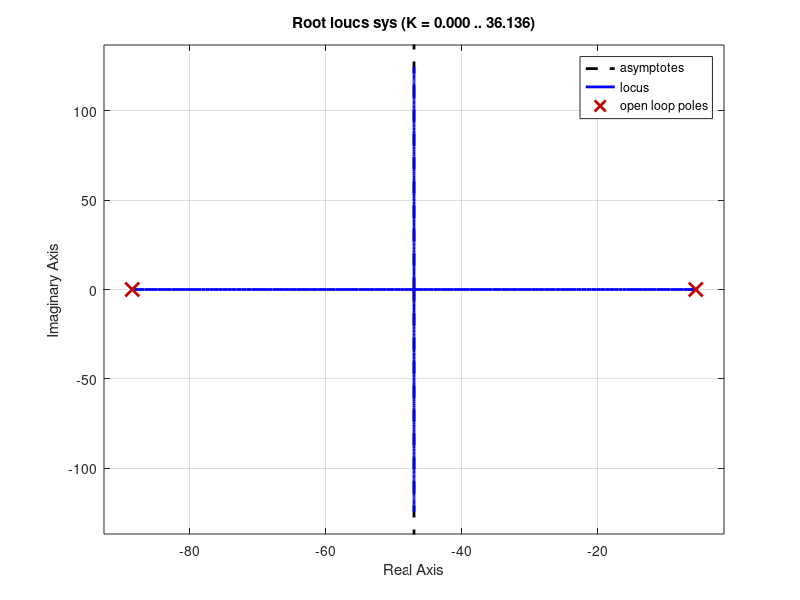
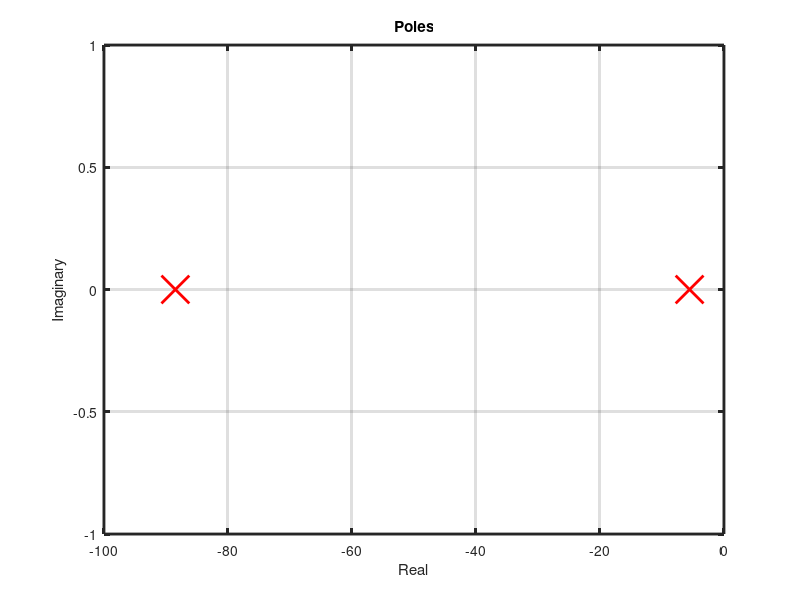

These charts were generated, in order, by the following MATLAB code:
Ra = 11.4;
La = 0.1214;
Jm = 0.02215;
Bm = 0.002953;
Kt = 1.28;
Ke = 0.0045;

% Define the transfer function
sys = tf(Kt / (La * Jm), [1, (Ra * Jm + Bm * La) / (La * Jm), (Kt * Ke + Ra * Bm + Kt) / (La * Jm)]);

% Plot the root locus with increased line width
figure;
rlocus(sys);
h = findall(gca, 'type', 'line');
set(h, 'linewidth', 2);

% Compute and plot the poles
ch_eq_coefs = [1, (Ra * Jm + Bm * La) / (La * Jm), (Kt * Ke + Ra * Bm + Kt) / (La * Jm)];
poles = roots(ch_eq_coefs);
T = 1 / max(abs(poles));
ts_2 = 4 * T;
ts_5 = 3 * T;

figure;
plot(real(poles), imag(poles), 'rx', 'LineWidth', 2, 'MarkerSize', 20);
grid on;
xlabel('Real');
ylabel('Imaginary');
title('Poles');

% Ensure all grid lines and axis lines are of width 2
set(gca, 'LineWidth', 2);
set(findall(gcf, 'Type', 'Line'), 'LineWidth', 2);

% Additional calculations
result1 = (Kt * Ke + Ra * Bm) / Kt;
result2 = Kt / (Kt * (Ke + 1) + Ra * Bm);

% Display results
disp('Results:');
disp(['Result 1: ', num2str(result1)]);
disp(['Result 2: ', num2str(result2)]);

tf_eq_bb = [Kt / (La * Jm)];
ch_eq_coefs2 = [1, (Ra * Jm + Bm * La) / (La * Jm), (Kt * Ke + Ra * Bm) / (La * Jm)];
